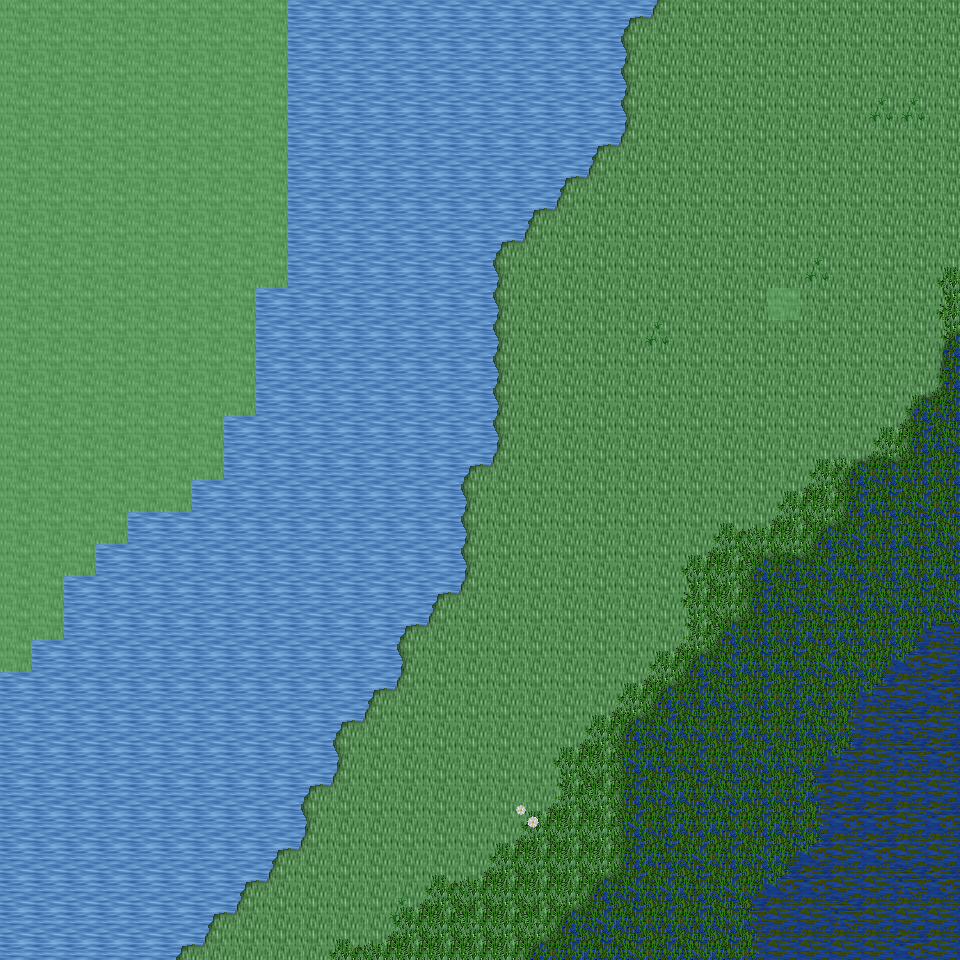

A level layout from a 2D game, rendered from its tile map. Below: a short description, then the map file with tile-grid data replaced by summaries:
An orthogonal 30x30 tile map with 32x32 px tiles, 6 tile layers (Ground, Object, Object2, Above, ...), 33 tilesets and 4 objects (4x mapExit).

<map version="1.0" orientation="orthogonal" renderorder="right-down" width="30" height="30" tilewidth="32" tileheight="32" nextobjectid="5">
  <tileset firstgid="1" name="tileset_ground_ground" tilewidth="32" tileheight="32" tilecount="33" columns="3">
    <image source="../drawable/tileset_ground_ground.png" width="96" height="352" />
  </tileset>
  <tileset firstgid="34" name="tileset_ground_ice_ice" tilewidth="32" tileheight="32" tilecount="3" columns="3">
    <image source="../drawable/tileset_ground_ice_ice.png" width="96" height="32" />
  </tileset>
  <tileset firstgid="37" name="tileset_ground_water_pool" tilewidth="32" tileheight="32" tilecount="72" columns="3">
    <image source="../drawable/tileset_ground_water_pool.png" width="96" height="768" />
  </tileset>
  <tileset firstgid="109" name="tileset_ground_grass_edges" tilewidth="32" tileheight="32" tilecount="36" columns="12">
    <image source="../drawable/tileset_ground_grass_edges.png" width="384" height="96" />
  </tileset>
  <tileset firstgid="145" name="tileset_ground_ridge_ice_2" tilewidth="32" tileheight="32" tilecount="42" columns="7">
    <image source="../drawable/tileset_ground_ridge_ice_2.png" width="224" height="192" />
  </tileset>
  <tileset firstgid="187" name="tileset_ground_ridge_earth_dark" tilewidth="32" tileheight="32" tilecount="96" columns="12">
    <image source="../drawable/tileset_ground_ridge_earth_dark.png" width="384" height="256" />
  </tileset>
  <tileset firstgid="283" name="tileset_ground_rock_pebbles" tilewidth="32" tileheight="32" tilecount="3" columns="1">
    <image source="../drawable/tileset_ground_rock_pebbles.png" width="32" height="96" />
  </tileset>
  <tileset firstgid="286" name="tileset_plant_grasses" tilewidth="32" tileheight="32" tilecount="6" columns="3">
    <image source="../drawable/tileset_plant_grasses.png" width="96" height="64" />
  </tileset>
  <tileset firstgid="292" name="tileset_plant_bush_bushes" tilewidth="32" tileheight="32" tilecount="10" columns="5">
    <image source="../drawable/tileset_plant_bush_bushes.png" width="160" height="64" />
  </tileset>
  <tileset firstgid="302" name="tileset_ground_cobbled_paving" tilewidth="32" tileheight="32" tilecount="1" columns="1">
    <image source="../drawable/tileset_ground_cobbled_paving.png" width="32" height="32" />
  </tileset>
  <tileset firstgid="303" name="tileset_ground_grass_corners" tilewidth="32" tileheight="32" tilecount="24" columns="6">
    <image source="../drawable/tileset_ground_grass_corners.png" width="192" height="128" />
  </tileset>
  <tileset firstgid="327" name="tileset_plant_flower_daisy_white" tilewidth="32" tileheight="32" tilecount="8" columns="2">
    <image source="../drawable/tileset_plant_flower_daisy_white.png" width="64" height="128" />
  </tileset>
  <tileset firstgid="335" name="tileset_plant_flower_daisy_blue" tilewidth="32" tileheight="32" tilecount="8" columns="2">
    <image source="../drawable/tileset_plant_flower_daisy_blue.png" width="64" height="128" />
  </tileset>
  <tileset firstgid="343" name="tileset_item_armor_sword_rack" tilewidth="32" tileheight="32" tilecount="4" columns="2">
    <image source="../drawable/tileset_item_armor_sword_rack.png" width="64" height="64" />
  </tileset>
  <tileset firstgid="347" name="tileset_plant_stump_small_stump" tilewidth="32" tileheight="32" tilecount="4" columns="2">
    <image source="../drawable/tileset_plant_stump_small_stump.png" width="64" height="64" />
  </tileset>
  <tileset firstgid="351" name="tileset_item_postbox" tilewidth="32" tileheight="32" tilecount="4" columns="2">
    <image source="../drawable/tileset_item_postbox.png" width="64" height="64" />
  </tileset>
  <tileset firstgid="355" name="tileset_item_armor_weapons_rack" tilewidth="32" tileheight="32" tilecount="18" columns="9">
    <image source="../drawable/tileset_item_armor_weapons_rack.png" width="288" height="64" />
  </tileset>
  <tileset firstgid="373" name="tileset_item_pot_pot_golden_centred" tilewidth="32" tileheight="32" tilecount="3" columns="3">
    <image source="../drawable/tileset_item_pot_pot_golden_centred.png" width="96" height="32" />
  </tileset>
  <tileset firstgid="376" name="tileset_logic_creature_orc" tilewidth="32" tileheight="32" tilecount="6" columns="6">
    <image source="../drawable/tileset_logic_creature_orc.png" width="192" height="32" />
  </tileset>
  <tileset firstgid="382" name="tileset_logic_creature_animal" tilewidth="32" tileheight="32" tilecount="32" columns="8">
    <image source="../drawable/tileset_logic_creature_animal.png" width="256" height="128" />
  </tileset>
  <tileset firstgid="414" name="tileset_logic_creature_gnome" tilewidth="32" tileheight="32" tilecount="6" columns="6">
    <image source="../drawable/tileset_logic_creature_gnome.png" width="192" height="32" />
  </tileset>
  <tileset firstgid="420" name="tileset_logic_portal" tilewidth="32" tileheight="32" tilecount="24" columns="8">
    <image source="../drawable/tileset_logic_portal.png" width="256" height="96" />
  </tileset>
  <tileset firstgid="444" name="tileset_logic_collision" tilewidth="32" tileheight="32" tilecount="1" columns="1">
    <image source="../drawable/tileset_logic_collision.png" width="32" height="32" />
  </tileset>
  <tileset firstgid="445" name="tileset_logic_creature_frogman" tilewidth="32" tileheight="32" tilecount="3" columns="3">
    <image source="../drawable/tileset_logic_creature_frogman.png" width="96" height="32" />
  </tileset>
  <tileset firstgid="448" name="tileset_ground_water_swamp_water" tilewidth="32" tileheight="32" tilecount="33" columns="3">
    <image source="../drawable/tileset_ground_water_swamp_water.png" width="96" height="352" />
  </tileset>
  <tileset firstgid="481" name="tileset_plant_grasses_swamp" tilewidth="32" tileheight="32" tilecount="42" columns="6">
    <image source="../drawable/tileset_plant_grasses_swamp.png" width="192" height="224" />
  </tileset>
  <tileset firstgid="523" name="tileset_plant_stump_hollow_logs" tilewidth="32" tileheight="32" tilecount="6" columns="3">
    <image source="../drawable/tileset_plant_stump_hollow_logs.png" width="96" height="64" />
  </tileset>
  <tileset firstgid="529" name="tileset_plant_tree_tree_darkgreen" tilewidth="32" tileheight="32" tilecount="88" columns="8">
    <image source="../drawable/tileset_plant_tree_tree_darkgreen.png" width="256" height="352" />
  </tileset>
  <tileset firstgid="617" name="tileset_plant_tree_dead_tree_3" tilewidth="32" tileheight="32" tilecount="16" columns="4">
    <image source="../drawable/tileset_plant_tree_dead_tree_3.png" width="128" height="128" />
  </tileset>
  <tileset firstgid="633" name="tileset_building_chimney_smoke" tilewidth="32" tileheight="32" tilecount="40" columns="4">
    <image source="../drawable/tileset_building_chimney_smoke.png" width="128" height="320" />
  </tileset>
  <tileset firstgid="673" name="tileset_building_huts" tilewidth="32" tileheight="32" tilecount="338" columns="26">
    <image source="../drawable/tileset_building_huts.png" width="832" height="416" />
  </tileset>
  <tileset firstgid="1011" name="tileset_logic_creature_fowl" tilewidth="32" tileheight="32" tilecount="6" columns="6">
    <image source="../drawable/tileset_logic_creature_fowl.png" width="192" height="32" />
  </tileset>
  <tileset firstgid="1017" name="tileset_logic_creature_elemental" tilewidth="32" tileheight="32" tilecount="16" columns="8">
    <image source="../drawable/tileset_logic_creature_elemental.png" width="256" height="64" />
  </tileset>
  <layer name="Ground" width="30" height="30">
    <data>[900 cells, 900 non-empty, 12 distinct tile ids]</data>
  </layer>
  <layer name="Object" width="30" height="30">
    <data>[900 cells, 74 non-empty, 9 distinct tile ids]</data>
  </layer>
  <layer name="Object2" width="30" height="30">
    <data>[900 cells, 160 non-empty, 15 distinct tile ids]</data>
  </layer>
  <layer name="Above" width="30" height="30">
    <data>[900 cells, 0 non-empty, 0 distinct tile ids]</data>
  </layer>
  <layer name="Above2" width="30" height="30">
    <data>[900 cells, 0 non-empty, 0 distinct tile ids]</data>
  </layer>
  <layer name="Walkable" width="30" height="30">
    <data>[900 cells, 146 non-empty, 1 distinct tile ids]</data>
  </layer>
  <objectgroup name="MapEvents">
    <object id="1" name="north" type="mapExit" x="288" y="0" width="672" height="32">
      <properties>
        <property name="map" value="level_0_x190_y43" />
        <property name="x" value="9" />
        <property name="y" value="28" />
      </properties>
    </object>
    <object id="2" name="south" type="mapExit" x="0" y="928" width="960" height="32">
      <properties>
        <property name="map" value="level_0_x190_y45" />
        <property name="x" value="0" />
        <property name="y" value="1" />
      </properties>
    </object>
    <object id="3" name="west" type="mapExit" x="0" y="672" width="32" height="288">
      <properties>
        <property name="map" value="level_0_x189_y44" />
        <property name="x" value="28" />
        <property name="y" value="21" />
      </properties>
    </object>
    <object id="4" name="east" type="mapExit" x="928" y="0" width="32" height="960">
      <properties>
        <property name="map" value="level_0_x191_y44" />
        <property name="x" value="1" />
        <property name="y" value="0" />
      </properties>
    </object>
  </objectgroup>
</map>
